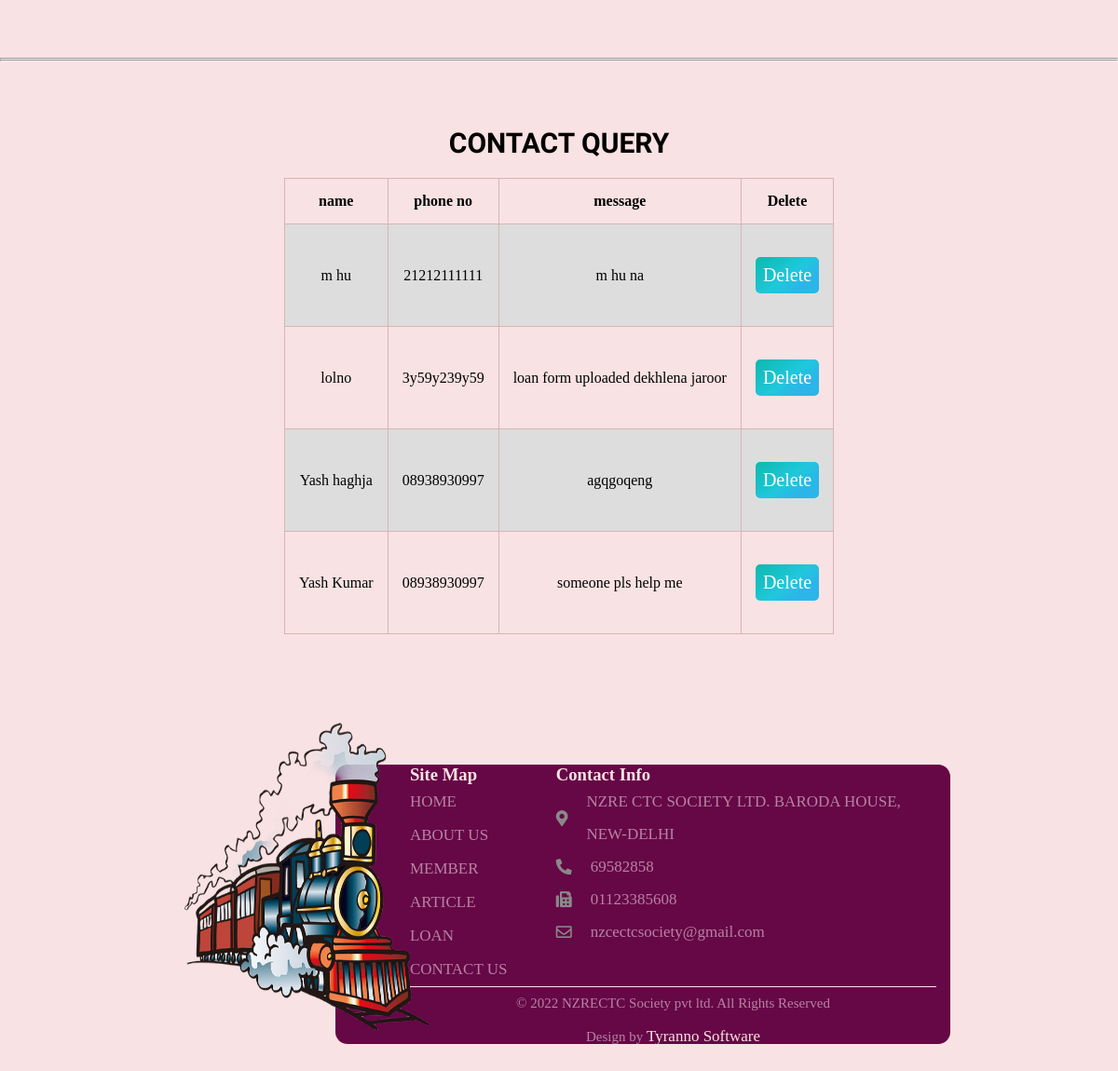
Before: /adminpanel (signed in, lower part) with the older database file.
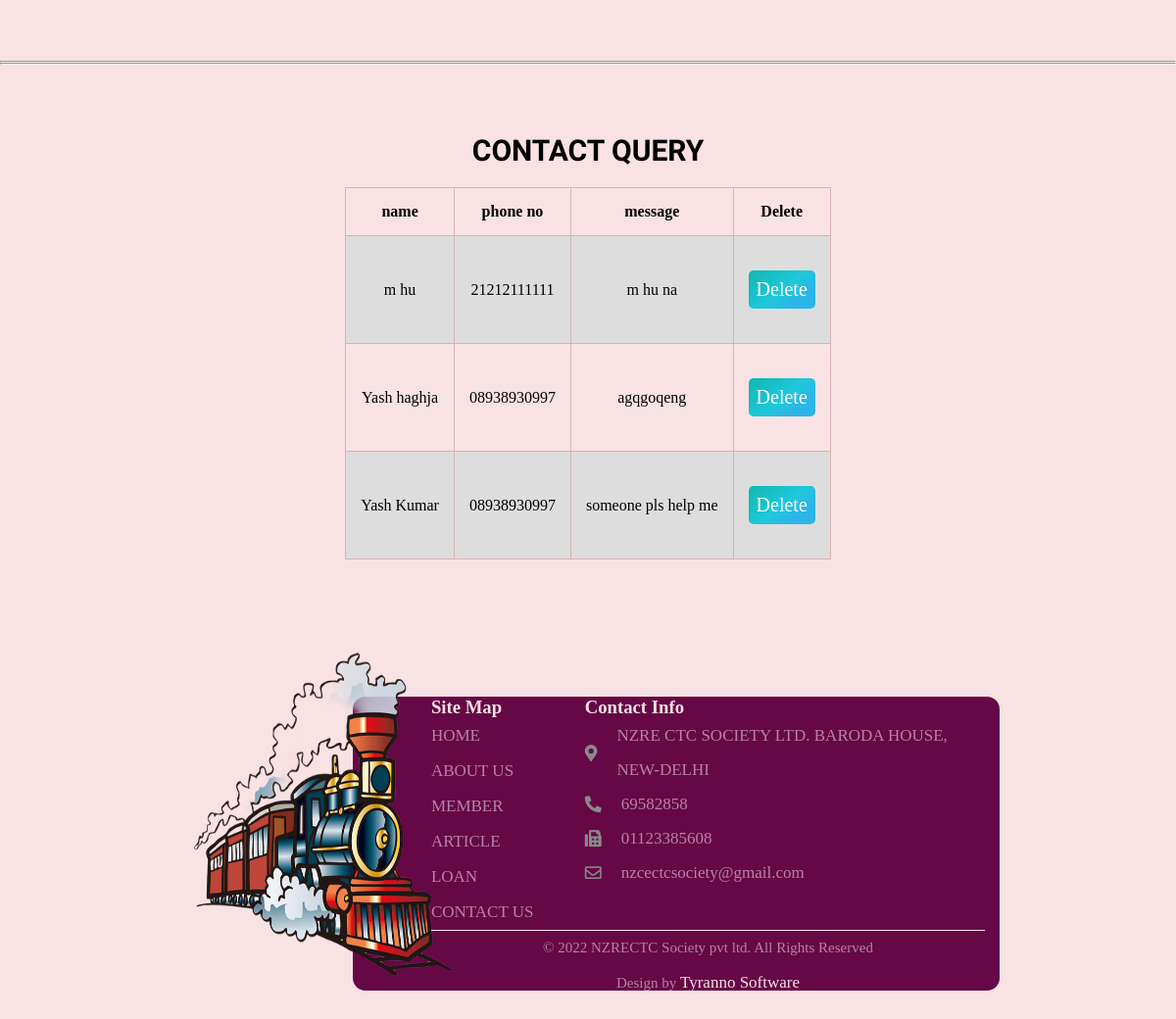
After: the same page with the newer database file.
### mysite/models.py (models this page shows, shortened)
class Contact(models.Model):
    name=models.CharField(max_length=50)
    phno=models.CharField(max_length=11)
    message=models.CharField(max_length=500)

### mysite/views.py (the view, shortened to what this page needs)
# urls.py: path('adminpanel', views.adminpanel, name='adminpanel'),
def adminpanel(request):
    if request.user.is_authenticated:
        userforms = Loanform.objects.all().order_by('-id')
        usercontact=Contact.objects.all().order_by('-id')
        loan_branch_files = Loanform.objects.values_list('selbranch').distinct()
        context = {"userforms": userforms,'usercontacts':usercontact,"loan_branch_files": loan_branch_files}
        return render(request, 'admin.html', context)
    else:
        return HttpResponseRedirect('/login')

### mysite/templates/admin.html (shortened to what this page needs)
{% extends 'base.html' %} {% block body %} {% load static %}
<section class="members" id="loanfol">
  <div class="container">
    <div class="folder-row">
      <div class="folder-container">
      </div>
    </div>
  </div>
</section>
<hr>
<hr>
<section id="conquy">
  <div class="container">
    <h2>Contact Query</h2>
    <div class="usercontactdiv">
      <div class="usercontact-table">
        <table class="tablecontact">
          <tr>
            <th>name</th>
            <th>phone no</th>
            <th>message</th>
            <th>Delete</th>
          </tr>
          {% for usercontact in usercontacts %}
          <tr>
            <td>{{usercontact.name}}</td>
            <td>{{usercontact.phno}}</td>
            <td>{{usercontact.message}}</td>
            <td>
              <form action="{% url 'deletecontact' usercontact.id %}" method="POST">
                <button type="submit">Delete</button>
              </form>
            </td>
          </tr>
          {%endfor%}
        </table>
      </div>
    </div>
  </div>
</section>
{% endblock body %}

Changed rows visible on the page:
removed Contact: name "lolno", phno "3y59y239y59", message "loan form uploaded dekhlena jaroor"
